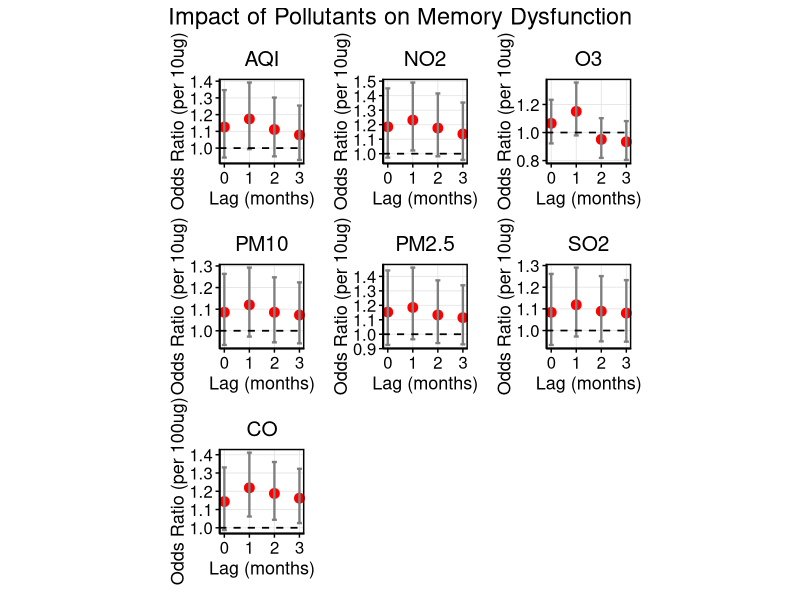
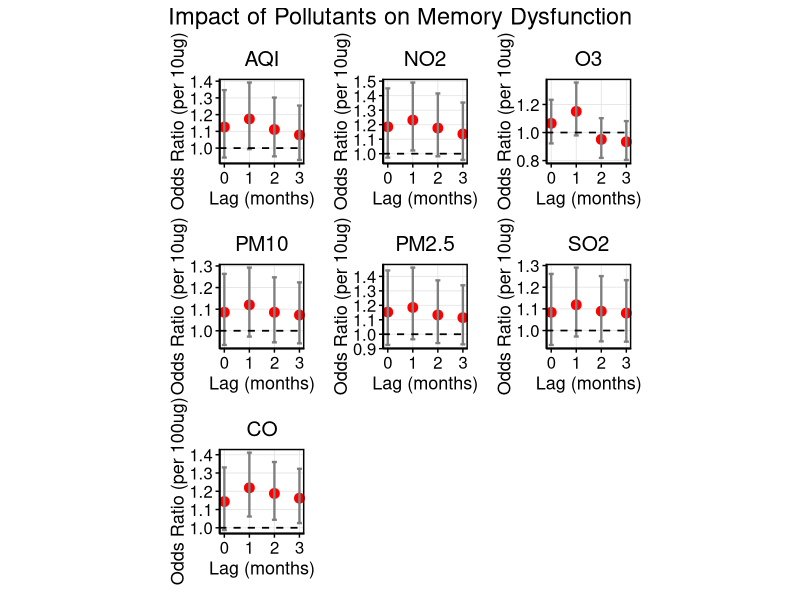

Write R code to recreate these figures, in order.
setwd("/Users/shij/Documents/GitHub/NMDA_data_analysis/")
my.dat<-readxl::read_xlsx("NMDA_with_population_sex_ratio_age_portion.xlsx")
setwd("/Users/shij/Documents/GitHub/NMDA_data_analysis/251211/")

# ============================
# 1. Load Required Packages
# ============================
library(ggplot2)
library(dplyr)
library(tidyr)
library(broom)
library(patchwork)   # For combining plots
library(writexl)     # For exporting table

# ============================
# 2. Simplify Outcome Variable Name & Convert to Factor
# ============================
# Rename column for simplicity
names(my.dat)[names(my.dat) == "Memory dysfunction"] <- "MemoryDys"

# Check current class
class(my.dat$MemoryDys)
table(my.dat$MemoryDys)  # Should show 0 and 1

# Convert to factor (binary logistic regression expects factor or 0/1)
my.dat$MemoryDys <- factor(my.dat$MemoryDys, levels = c(0, 1), ordered = FALSE)

# Verify
str(my.dat$MemoryDys)

# ============================
# 3. Define Pollutants and Lags
# ============================
pollutants <- c("AQI", "NO2", "O3", "CO", "PM10", "PM2.5", "SO2")  # CO is 4th
lags <- c("M0", "M1", "M2", "M3")

# Create column name patterns
pollutant_cols <- sapply(pollutants, function(p) {
  paste0(p, "_", lags)
}, simplify = FALSE)

# ============================
# 4. Fit Binary Logistic Regression for Each Pollutant-Lag
# ============================
results_list <- list()

for (pollutant in pollutants) {
  lag_cols <- pollutant_cols[[pollutant]]
  for (lag_col in lag_cols) {
    # Check if column has variation and not all NA
    data_col <- my.dat[[lag_col]]
    if (all(is.na(data_col)) || length(unique(data_col[!is.na(data_col)])) <= 1) {
      message("Skipping ", lag_col, " — no variation or all NA")
      next
    }
    
    # Fit binary logistic regression
    model <- glm(MemoryDys ~ ., data = my.dat[, c("MemoryDys", lag_col)], 
                 family = binomial, na.action = na.omit)
    
    # Extract summary
    model_summary <- tidy(model, conf.int = TRUE, exponentiate = TRUE) %>%
      filter(term == lag_col) %>%
      mutate(Pollutant = pollutant,
             Lag = gsub(".*_", "", lag_col),
             Lag_Num = as.numeric(gsub("M", "", lag_col)))
    
    results_list <- append(results_list, list(model_summary))
  }
}

# Combine all results
results_df <- bind_rows(results_list)

# ============================
# 5. Clean and Format Results
# ============================
results_df <- results_df %>%
  mutate(
    Lag = trimws(toupper(Lag)),
    Lag.Num = as.numeric(gsub("^M(\\d+)$", "\\1", Lag))
  ) %>%
  filter(!is.na(Lag.Num))

# # ============================
# # 6. Create 7 Individual Plots (One per Pollutant) — NO TEXT LABELS
# # ============================
# # Get pollutants in desired order
# pollutants_plot <- c("AQI", "NO2", "O3", "CO", "PM10", "PM2.5", "SO2")
# 
# # Create list of individual plots
# plot_list <- lapply(pollutants_plot, function(poll) {
#   df_sub <- results_df %>% filter(Pollutant == poll)
#   
#   p <- ggplot(df_sub, aes(x = Lag.Num, y = estimate, ymin = conf.low, ymax = conf.high)) +
#     geom_point(color = "red", size = 3) +
#     geom_errorbar(width = 0.2, color = "gray50", size = 0.8) +
#     geom_hline(yintercept = 1, linetype = "dashed", color = "black", size = 0.6) +
#     labs(
#       x = "Lag (months)",
#       y = "Odds Ratio (OR)",
#       title = poll
#     ) +
#     theme_minimal() +
#     theme(
#       panel.border = element_rect(color = "black", fill = NA, size = 1),
#       panel.background = element_blank(),
#       panel.grid.major = element_line(color = "gray90", size = 0.3),
#       panel.grid.minor = element_blank(),
#       axis.line = element_line(color = "black", size = 0.5),
#       axis.ticks = element_line(color = "black", size = 0.5),
#       axis.text = element_text(size = 12, color = "black"),
#       axis.title = element_text(size = 13, color = "black"),
#       plot.title = element_text(hjust = 0.5, size = 15, color = "black"),
#       plot.margin = margin(10, 10, 10, 10),
#       axis.title.y = element_text(angle = 90, vjust = 0.5),
#       aspect.ratio = 1  # ← Forces square panels
#     ) +
#     # ✅ No text labels — remove all geom_text
#     # ✅ Tight x-axis: no extra padding
#     scale_x_continuous(
#       breaks = c(0, 1, 2, 3), 
#       labels = c("0", "1", "2", "3"),
#       expand = expansion(add = c(0.1, 0.1))  # ← Tight padding
#     )
#   
#   return(p)
# })
# 
# # ============================
# # 7. Combine All 7 Plots in a Single Row — CO LAST
# # ============================
# p_combined <- plot_list[[1]] + plot_list[[2]] + plot_list[[3]] + plot_list[[5]] + 
#   plot_list[[6]] + plot_list[[7]] + plot_list[[4]] +
#   plot_annotation(title = "Impact of Pollutants on Memory Dysfunction",
#                   theme = theme(plot.title = element_text(hjust = 0.5, size = 17, color = "black")))
# 
# # Display plot
# print(p_combined)
# 
# # Optional: Save as PNG with width=12, height=15
# ggsave("NMDAR_MemoryDysfunction.png", p_combined, width = 12, height = 15, dpi = 300, units = "in")

# ============================
# 6. Create 7 Individual Plots (One per Pollutant) — NO TEXT LABELS
# ============================
# Get pollutants in desired order
pollutants_plot <- c("AQI", "NO2", "O3", "CO", "PM10", "PM2.5", "SO2")

# Create list of individual plots
plot_list <- lapply(pollutants_plot, function(poll) {
  df_sub <- results_df %>% filter(Pollutant == poll)
  
  # Apply transformation based on pollutant
  if (poll == "CO") {
    df_sub <- df_sub %>%
      mutate(
        y = estimate^0.1,
        ymin = conf.low^0.1,
        ymax = conf.high^0.1
      )
    y_label <- "Odds Ratio (per 100ug)"
  } else {
    df_sub <- df_sub %>%
      mutate(
        y = estimate^10,
        ymin = conf.low^10,
        ymax = conf.high^10
      )
    y_label <- "Odds Ratio (per 10ug)"
  }
  
  p <- ggplot(df_sub, aes(x = Lag.Num, y = y, ymin = ymin, ymax = ymax)) +
    geom_point(color = "red", size = 3) +
    geom_errorbar(width = 0.2, color = "gray50", size = 0.8) +
    geom_hline(yintercept = 1, linetype = "dashed", color = "black", size = 0.6) +
    labs(
      x = "Lag (months)",
      y = y_label,  # ← Custom y-label per pollutant
      title = poll
    ) +
    theme_minimal() +
    theme(
      panel.border = element_rect(color = "black", fill = NA, size = 1),
      panel.background = element_blank(),
      panel.grid.major = element_line(color = "gray90", size = 0.3),
      panel.grid.minor = element_blank(),
      axis.line = element_line(color = "black", size = 0.5),
      axis.ticks = element_line(color = "black", size = 0.5),
      axis.text = element_text(size = 12, color = "black"),
      axis.title = element_text(size = 13, color = "black"),
      plot.title = element_text(hjust = 0.5, size = 15, color = "black"),
      plot.margin = margin(10, 10, 10, 10),
      axis.title.y = element_text(angle = 90, vjust = 0.5),
      aspect.ratio = 1  # ← Forces square panels
    ) +
    scale_x_continuous(
      breaks = c(0, 1, 2, 3), 
      labels = c("0", "1", "2", "3"),
      expand = expansion(add = c(0.1, 0.1))  # ← Tight padding
    )
  
  return(p)
})

# ============================
# 7. Combine All 7 Plots in a Single Row — CO LAST
# ============================
p_combined <- plot_list[[1]] + plot_list[[2]] + plot_list[[3]] + plot_list[[5]] + 
  plot_list[[6]] + plot_list[[7]] + plot_list[[4]] +
  plot_annotation(title = "Impact of Pollutants on Memory Dysfunction",
                  theme = theme(plot.title = element_text(hjust = 0.5, size = 17, color = "black")))

# Display plot
print(p_combined)

# Optional: Save as PNG with width=12, height=15
ggsave("NMDAR_MemoryDysfunction.png", p_combined, width = 12, height = 15, dpi = 300, units = "in")

# ============================
# 8. Create Clean Results Table (Include CO, OR, 95% CI, p-value)
# ============================

# Create clean table
table_df <- results_df %>%
  select(Pollutant, Lag, estimate, conf.low, conf.high, p.value) %>%
  mutate(
    `Odds Ratio (OR)` = round(estimate, 4),
    `95% CI` = paste0(round(conf.low, 4), " – ", round(conf.high, 4)),
    `p-value` = ifelse(p.value < 0.001, 
                       format(p.value, scientific = TRUE, digits = 2),
                       round(p.value, 4)),
    `Pollutant & Lag` = paste(Pollutant, Lag, sep = "_")
  ) %>%
  arrange(Pollutant, Lag) %>%
  select(`Pollutant & Lag`, `Odds Ratio (OR)`, `95% CI`, `p-value`)

# Export to Excel file (simplified name)
write_xlsx(table_df, "NMDAR_MemoryDysfunction.xlsx")
